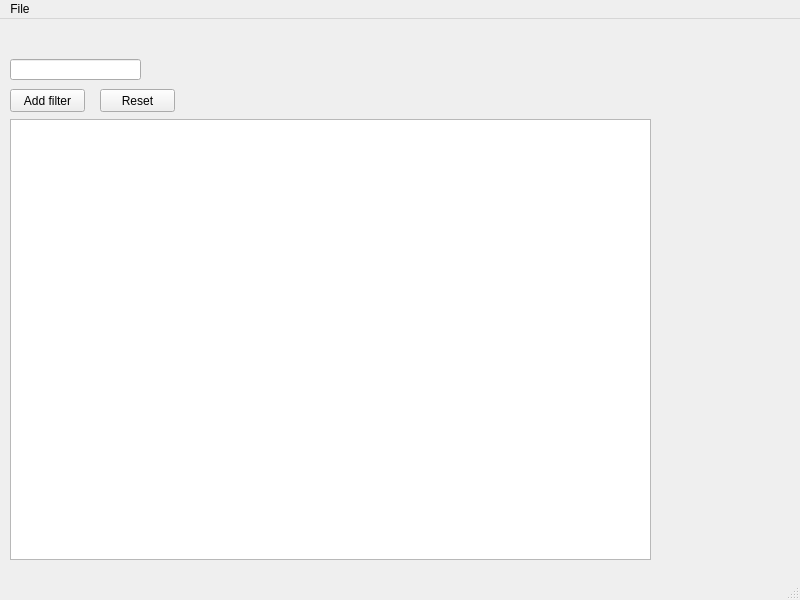
<?xml version="1.0" encoding="UTF-8"?>
<ui version="4.0">
 <class>MainWindow</class>
 <widget class="QMainWindow" name="MainWindow">
  <property name="geometry">
   <rect>
    <x>0</x>
    <y>0</y>
    <width>800</width>
    <height>600</height>
   </rect>
  </property>
  <property name="windowTitle">
   <string>MainWindow</string>
  </property>
  <widget class="QWidget" name="centralwidget">
   <widget class="QLineEdit" name="lineEdit">
    <property name="geometry">
     <rect>
      <x>10</x>
      <y>40</y>
      <width>131</width>
      <height>21</height>
     </rect>
    </property>
   </widget>
   <widget class="QPushButton" name="add_filter">
    <property name="geometry">
     <rect>
      <x>10</x>
      <y>70</y>
      <width>75</width>
      <height>23</height>
     </rect>
    </property>
    <property name="text">
     <string>Add filter</string>
    </property>
   </widget>
   <widget class="QPushButton" name="clear_filters">
    <property name="geometry">
     <rect>
      <x>100</x>
      <y>70</y>
      <width>75</width>
      <height>23</height>
     </rect>
    </property>
    <property name="text">
     <string>Reset</string>
    </property>
   </widget>
   <widget class="QTableView" name="inventoryTable">
    <property name="geometry">
     <rect>
      <x>10</x>
      <y>100</y>
      <width>641</width>
      <height>441</height>
     </rect>
    </property>
   </widget>
  </widget>
  <widget class="QMenuBar" name="menubar">
   <property name="geometry">
    <rect>
     <x>0</x>
     <y>0</y>
     <width>800</width>
     <height>21</height>
    </rect>
   </property>
   <widget class="QMenu" name="menuFile">
    <property name="title">
     <string>File</string>
    </property>
    <addaction name="actionLoad"/>
   </widget>
   <addaction name="menuFile"/>
  </widget>
  <widget class="QStatusBar" name="statusbar"/>
  <action name="actionLoad">
   <property name="text">
    <string>Load CSV file</string>
   </property>
  </action>
 </widget>
 <resources/>
 <connections/>
</ui>
